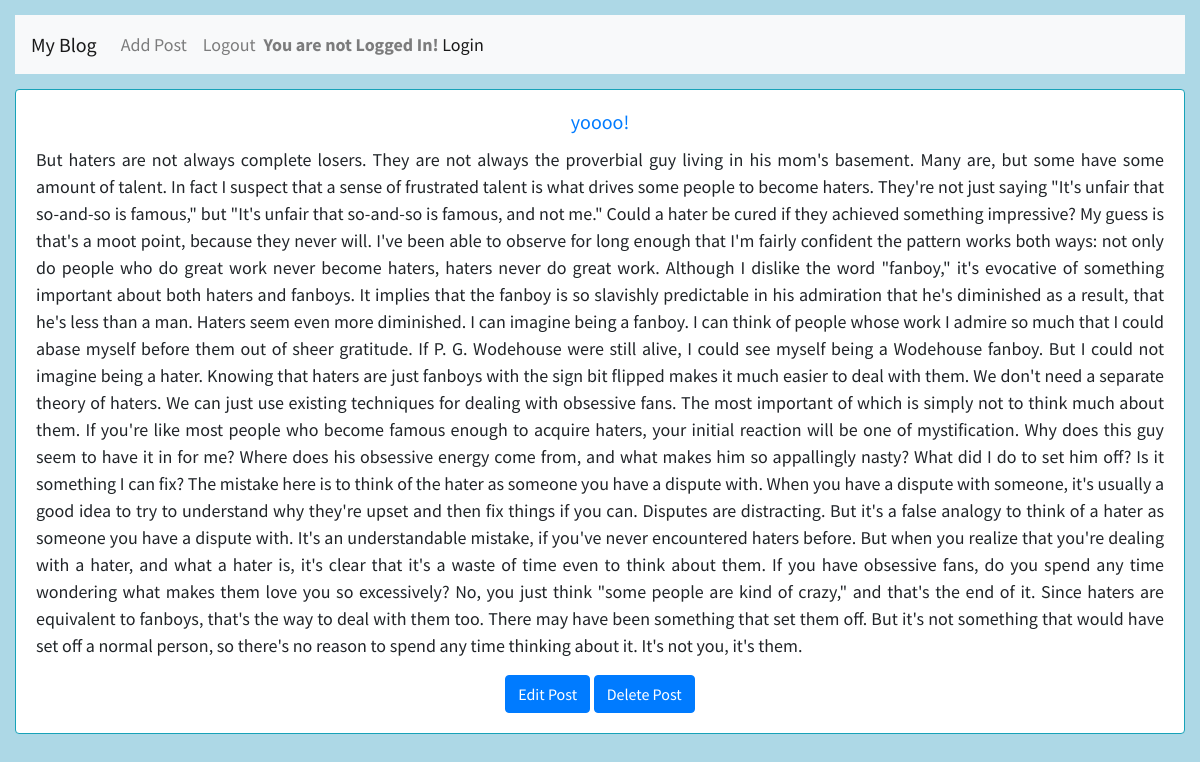
The app's page /post/36/ with its own data.
### blog/models.py (models this page shows, shortened)
class Post(models.Model):
    title = models.CharField(max_length=200)
    author = models.ForeignKey('auth.User', on_delete=models.CASCADE,)
    body = models.TextField()

### blog/views.py (the view)
# urls.py: path('post/<int:pk>/', BlogDetailView.as_view(), name='post_detail'),
class BlogDetailView(DetailView):
    model = Post
    template_name = 'post_detail.html'

### templates/post_detail.html (shortened to what this page needs)
{% extends 'base.html' %}
{% block content %}
    <div class="row text-center align-items-center">
        <div class="col">
          <div class="card border-info" style="width: 100%;">
            <div class="card-body">
              <h5 class="card-title"><a href="{% url 'post_detail' post.pk %}">{{ post.title }}</a></h5>
              <p class="card-text text-justify" >{{ post.body }}</p>
    <a href="{% url 'post_edit' post.pk %}">
      <button type="submit" value="Edit" class="btn btn-primary">Edit Post</button>
  </a>
  <a href="{% url 'post_delete' post.pk %}">
      <button type="submit" value="Delete" class="btn btn-primary">Delete Post</button>
  </a>
            </div>
          </div>
        </div>
    </div>
{% endblock content %}

### static/css/base.css (style rules this page uses)
body { background-color: lightblue; font-family: 'Source Sans Pro', sans-serif; font-size: 18px; }

### records on screen
Post: title "yoooo!", body "But haters are not always complete losers. They are not always the proverbial guy living in his mom's basement. Many are, but some have some amount of talent. In fact I suspect that a sense of frustrated talent is what drives some people to become haters. They're not just saying \"It's unfair that so-and-so is famous,\" but \"It's unfair that so-and-so is famous, and not me.\" Could a hater be cured if they achieved something impressive? My guess is that's a moot point, because they never will. I've been able to observe for long enough that I'm fairly confident the pattern works both ways: not only do people who do great work never become haters, haters never do great work. Although I dislike…"
